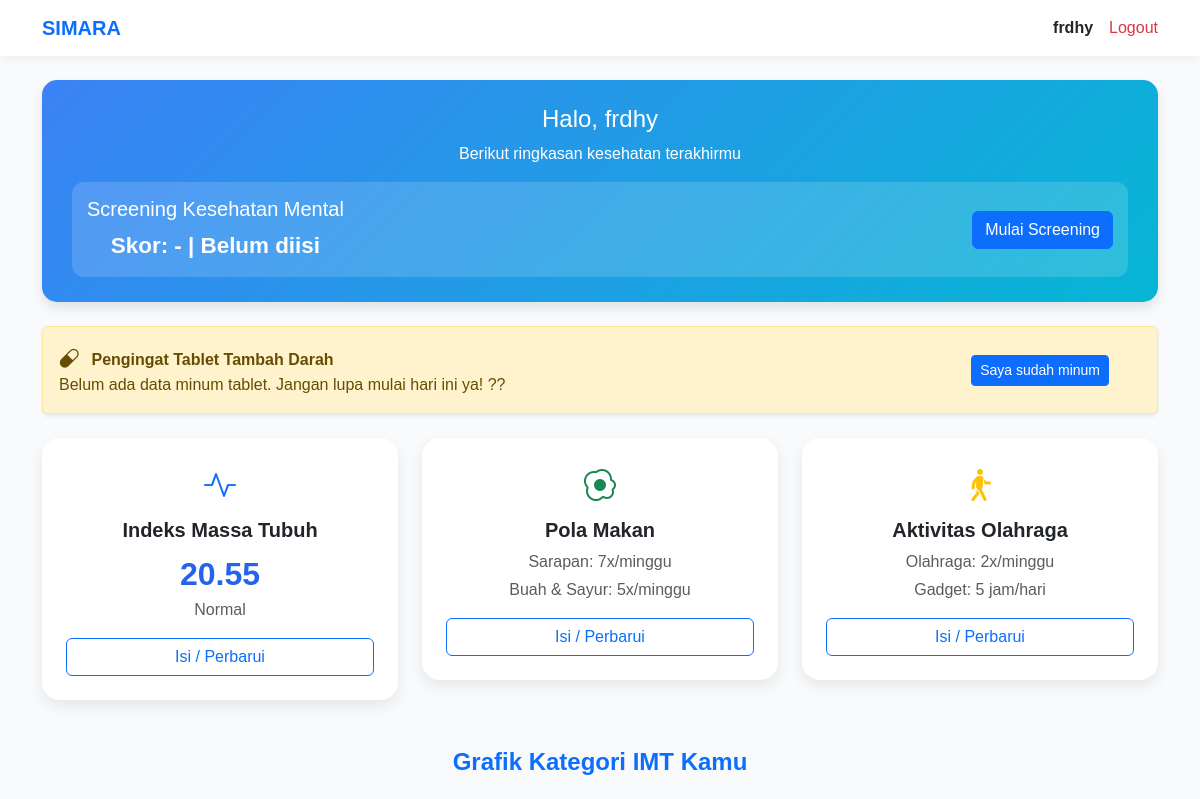
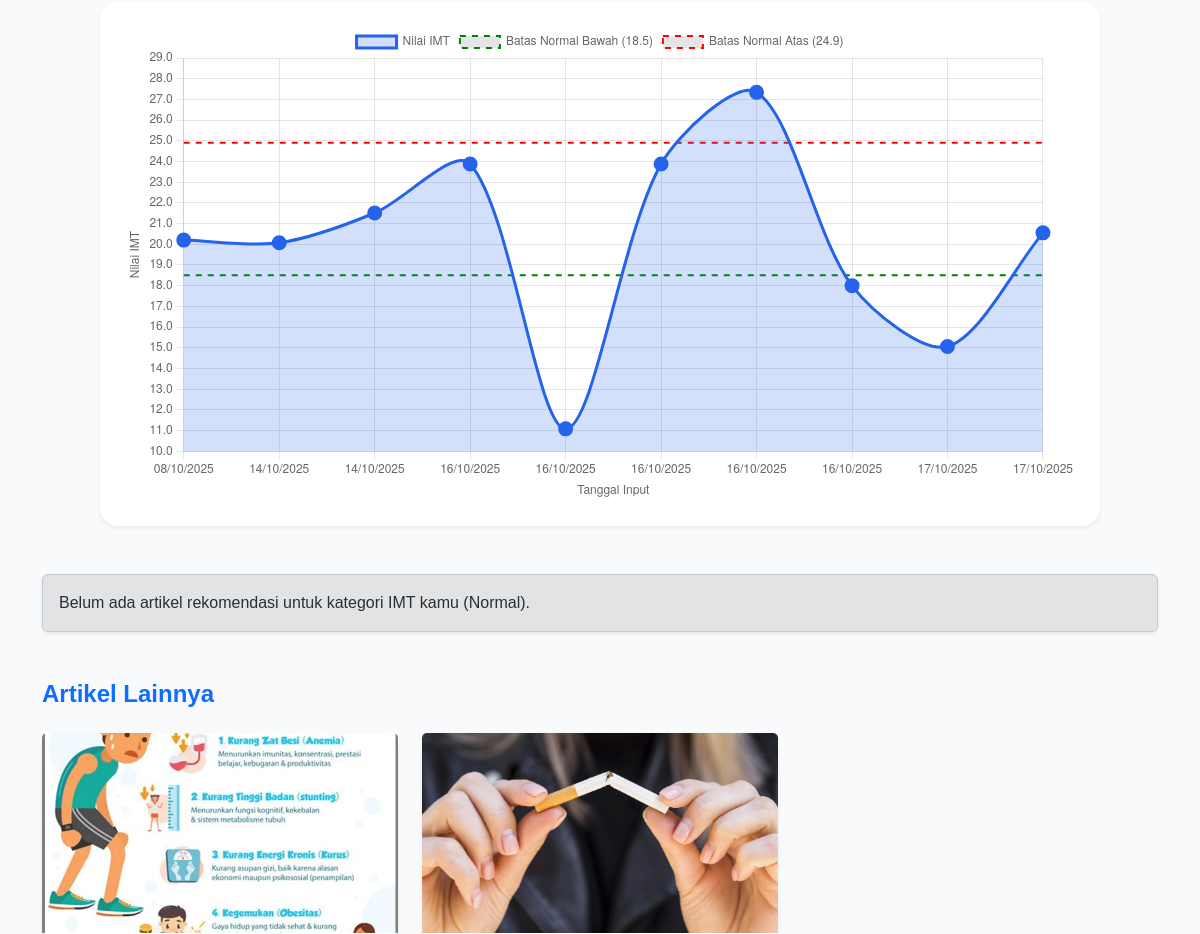
Page /remaja/dashboard.php (signed in, upper part) on the earlier database version (2 pictures, top to bottom).
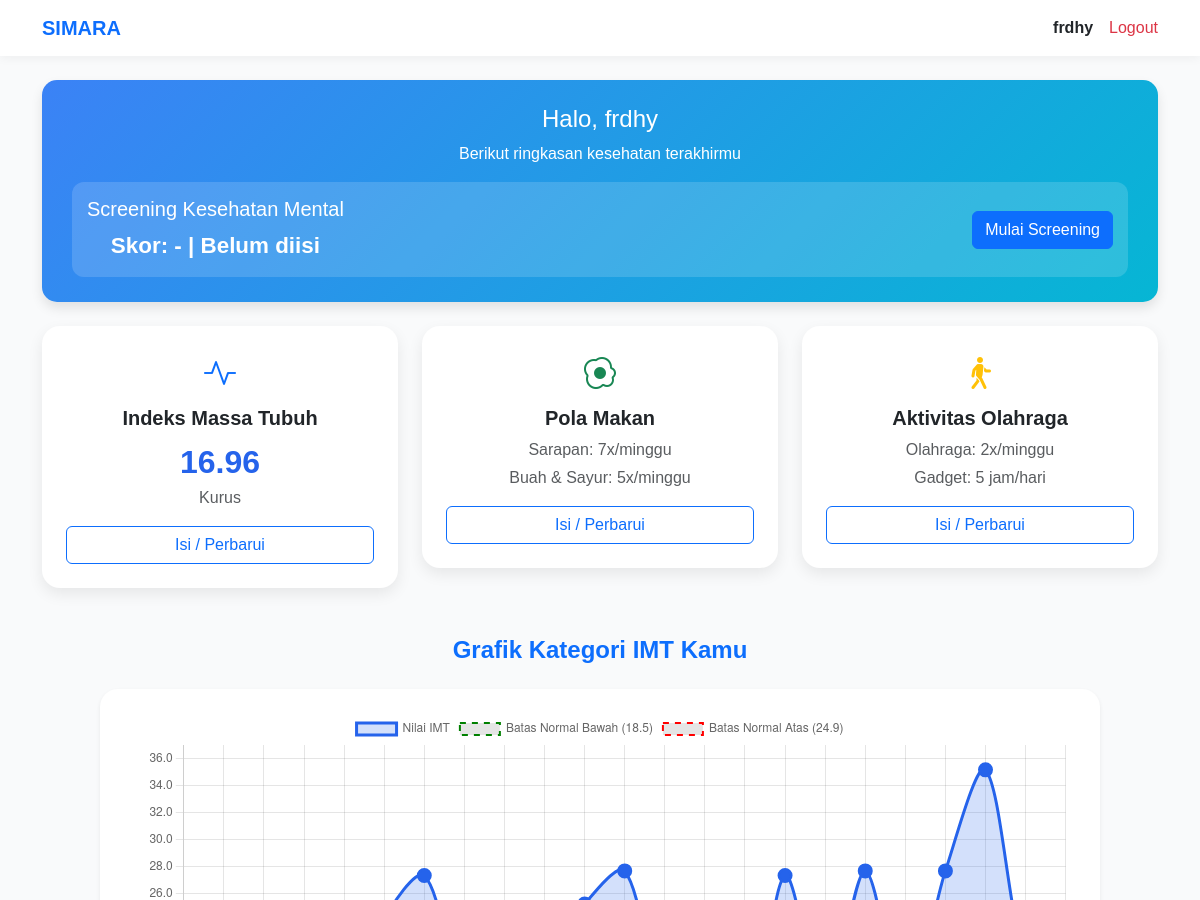
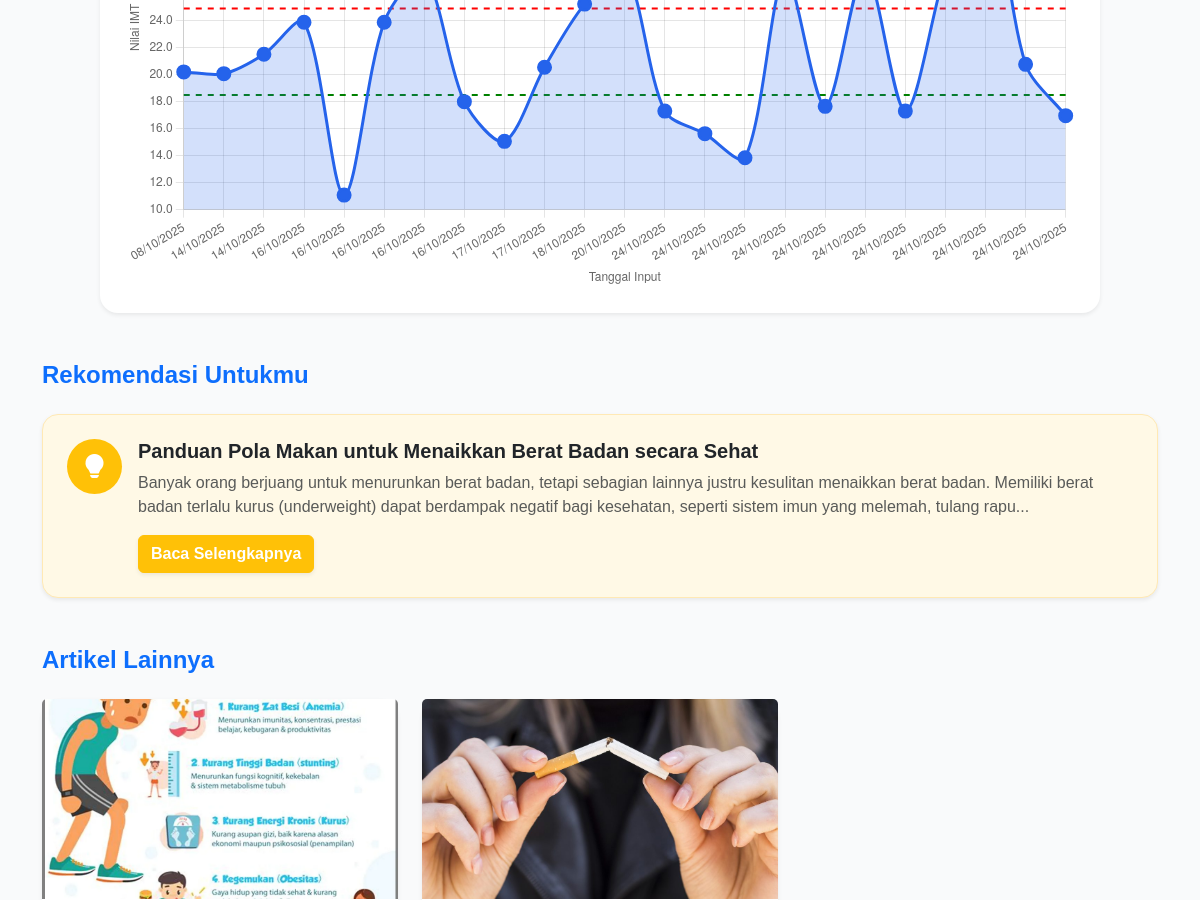
Same page on the later database version (2 pictures, top to bottom).
### tables this page shows
CREATE TABLE `data_imt` (
  `id` int(11) NOT NULL,
  `user_id` int(11) NOT NULL,
  `tinggi_cm` float NOT NULL,
  `berat_kg` float NOT NULL,
  `hasil_imt` float NOT NULL,
  `status_imt` varchar(50) DEFAULT NULL,
  `tanggal_input` datetime DEFAULT current_timestamp()
);

CREATE TABLE `artikel` (
  `id` int(11) NOT NULL,
  `judul` varchar(255) NOT NULL,
  `konten` text NOT NULL,
  `poster` varchar(255) DEFAULT NULL,
  `video` varchar(255) DEFAULT NULL,
  `tanggal` datetime DEFAULT current_timestamp(),
  `kategori_rekomendasi` enum('Kurus','Normal','Gemuk','Obesitas') DEFAULT NULL,
  `foto_lain` text DEFAULT NULL
);

### remaja/dashboard.php (the view, shortened to what the changed rows need)
<?php
require_once '../config/db.php';
$user_id = $_SESSION['user_id'];
$q_imt = mysqli_query($conn, "SELECT * FROM data_imt WHERE user_id='$user_id' ORDER BY tanggal_input DESC LIMIT 1");
$imt = mysqli_fetch_assoc($q_imt);
$imt_value = $imt['hasil_imt'] ?? '-';
$imt_status = $imt['status_imt'] ?? 'Belum diisi';
$q_imt_grafik = mysqli_query($conn, "SELECT tanggal_input, hasil_imt FROM data_imt WHERE user_id='$user_id' ORDER BY tanggal_input ASC");
$imt_labels = [];
$imt_values = [];
while ($row = mysqli_fetch_assoc($q_imt_grafik)) {
    $imt_labels[] = date('d/m/Y', strtotime($row['tanggal_input']));
    $imt_values[] = (float)$row['hasil_imt'];
}
$total_data_imt = count($imt_values);
$artikel_rekomendasi = null;
$kategori = null;
if ($imt_value != '-' && is_numeric($imt_value)) {
    if ($imt_value < 18.5) {
        $kategori = 'Kurus';
    } elseif ($imt_value >= 18.5 && $imt_value < 25) {
        $kategori = 'Normal';
    } elseif ($imt_value >= 25 && $imt_value < 30) {
        $kategori = 'Gemuk';
    } else {
        $kategori = 'Obesitas';
    }
    $stmt = $conn->prepare("SELECT * FROM artikel WHERE kategori_rekomendasi = ? ORDER BY tanggal DESC LIMIT 1");
    $stmt->bind_param("s", $kategori);
    $stmt->execute();
    $result = $stmt->get_result();
    if ($result && $result->num_rows > 0) {
        $artikel_rekomendasi = $result->fetch_assoc();
    }
}
$q_ttd = mysqli_query($conn, "
  SELECT id, tanggal_pemberian, tanggal_minum_terakhir
  FROM pemberian_suplemen
  WHERE user_id = '$user_id' AND tablet_tambah_darah = 1
  ORDER BY tanggal_pemberian DESC
  LIMIT 1
");
$ttd = mysqli_fetch_assoc($q_ttd);
$hari_ini = new DateTime();
$tampilkan_notifikasi = false;
$pesan_notif = "";
if (!$ttd) {
    $tampilkan_notifikasi = true;
    $pesan_notif = "Kamu belum pernah minum tablet tambah darah. Yuk mulai hari ini! ??";
} else {
    $terakhir_minum = !empty($ttd['tanggal_minum_terakhir']) ? new DateTime($ttd['tanggal_minum_terakhir']) : null;
    if ($terakhir_minum) {
        $selisih_hari = $hari_ini->diff($terakhir_minum)->days;
        if ($selisih_hari >= 7) {
            $tampilkan_notifikasi = true;
            $pesan_notif = "Sudah $selisih_hari hari sejak terakhir kamu minum tablet tambah darah. Saatnya minum lagi hari ini! ??";
        }
    } else {
        $tampilkan_notifikasi = true;
        $pesan_notif = "Belum ada data minum tablet. Jangan lupa mulai hari ini ya! ??";
    }
}
?>
<!DOCTYPE html>
<html lang="id">
<head>
<link href="https://cdn.jsdelivr.net/npm/bootstrap@5.3.3/dist/css/bootstrap.min.css" rel="stylesheet">
<link href="https://cdn.jsdelivr.net/npm/bootstrap-icons@1.11.3/font/bootstrap-icons.css" rel="stylesheet">
</head>
<body>
<?php if ($tampilkan_notifikasi): ?>
<div class="container mt-4">
  <div class="alert alert-warning alert-dismissible fade show shadow-sm" role="alert" id="alertTTD">
    <div class="d-flex justify-content-between align-items-center">
      <div>
        <i class="bi bi-capsule me-2 fs-5"></i>
        <strong>Pengingat Tablet Tambah Darah</strong><br>
        <?= htmlspecialchars($pesan_notif); ?>
      </div>
      <button class="btn btn-sm btn-primary ms-3" id="btnSudahMinum">Saya sudah minum</button>
    </div>
  </div>
</div>
<?php endif; ?>
<div class="container mt-4">
  <div class="row g-4">
    <div class="col-md-4">
      <div class="card text-center p-4">
        <div class="mb-2 text-primary"><i class="bi bi-activity" style="font-size: 2rem;"></i></div>
        <h5>Indeks Massa Tubuh</h5>
        <div class="metric-value"><?= $imt_value; ?></div>
        <p class="text-muted"><?= $imt_status; ?></p>
        <a href="input_imt.php" class="btn btn-outline-primary w-100">Isi / Perbarui</a>
      </div>
    </div>
  </div>
</div>
<?php if ($total_data_imt > 0): ?>
<div class="container mt-5">
  <h4 class="mb-4 fw-bold text-primary text-center">Grafik Kategori IMT Kamu</h4>
  <div class="card p-4 shadow-sm chart-container">
    <canvas id="imtLineChart"></canvas>
  </div>
</div>
<?php endif; ?>
<?php if ($artikel_rekomendasi): ?>
<div class="container mt-5">
  <h4 class="fw-bold text-primary mb-4">Rekomendasi Untukmu</h4>
  <div class="p-4 rounded-4 shadow-sm" style="background: #fff9e6; border: 1px solid #ffe9b5;">
    <div class="d-flex align-items-start gap-3">
      <div class="flex-shrink-0">
        <div class="bg-warning rounded-circle d-flex align-items-center justify-content-center" style="width:55px;height:55px;">
          <i class="bi bi-lightbulb-fill text-white fs-4"></i>
        </div>
      </div>
      <div class="flex-grow-1">
        <h5 class="fw-semibold"><?= htmlspecialchars($artikel_rekomendasi['judul']); ?></h5>
        <p class="text-muted mb-3"><?= nl2br(substr(strip_tags($artikel_rekomendasi['konten']), 0, 250)); ?>...</p>
        <a href="artikel_detail.php?id=<?= $artikel_rekomendasi['id']; ?>" class="btn btn-warning text-white fw-semibold shadow-sm">
          Baca Selengkapnya
        </a>
      </div>
    </div>
  </div>
</div>
<?php elseif ($imt_value != '-'): ?>
<div class="container mt-5">
  <div class="alert alert-secondary shadow-sm">Belum ada artikel rekomendasi untuk kategori IMT kamu (<?= htmlspecialchars($imt_status); ?>).</div>
</div>
<?php endif; ?>
<?php if ($total_data_imt > 0): ?>
<script>
const labels = <?= json_encode($imt_labels) ?>;
const values = <?= json_encode($imt_values) ?>;
const ctx = document.getElementById('imtLineChart').getContext('2d');
// Hitung min dan max nilai Y agar grafik dinamis
const minValue = Math.min(...values);
const maxValue = Math.max(...values);
const padding = 1;
const yMin = Math.floor(minValue - padding);
const yMax = Math.ceil(maxValue + padding);
new Chart(ctx, {
  type: 'line',
  data: {
    labels: labels,
    datasets: [
      {
        label: 'Nilai IMT',
        data: values,
        borderColor: '#2563eb',
        backgroundColor: 'rgba(37, 99, 235, 0.2)',
        borderWidth: 3,
        tension: 0.3,
        fill: true,
        pointRadius: 6,
        pointBackgroundColor: '#2563eb'
      },
      {
        label: 'Batas Normal Bawah (18.5)',
        data: Array(values.length).fill(18.5),
        borderColor: 'green',
        borderWidth: 2,
        borderDash: [6, 6],
        pointRadius: 0,
        fill: false
      },
      {
        label: 'Batas Normal Atas (24.9)',
        data: Array(values.length).fill(24.9),
        borderColor: 'red',
        borderWidth: 2,
        borderDash: [6, 6],
        pointRadius: 0,
        fill: false
      }
    ]
  },
  options: {
    responsive: true,
    scales: {
      y: {
        suggestedMin: yMin,
        suggestedMax: yMax,
        ticks: {
          stepSize: 1,
          callback: function(value) {
            return value.toFixed(1);
          }
        },
        title: { display: true, text: 'Nilai IMT' }
      },
      x: {
        title: { display: true, text: 'Tanggal Input' }
      }
    },
    plugins: {
      tooltip: {
        callbacks: {
          label: function(context) {
            return 'IMT: ' + context.parsed.y.toFixed(1);
          }
        }
      },
      legend: { display: true }
    }
  }
});
</script>
<?php endif; ?>
</body>
</html>

Differences in the rows shown:
no longer on this page (row unchanged): data_imt: hasil_imt "20.55", status_imt "Normal"
added data_imt: hasil_imt "16.96", status_imt "Kurus"
added artikel: judul "Panduan Pola Makan untuk Menaikkan Berat Badan secara Sehat", konten "Banyak orang berjuang untuk menurunkan berat badan, tetapi sebagian lainnya justru kesulitan menaikkan berat badan. Memiliki berat badan terlalu kurus (underweight) dapat berdampak negatif bagi kesehatan, seperti sistem imun yang melemah, tulang rapu"
Other differences:
chart data {{ json_encode($imt_values) }}: [20.202,20.07,21.51,23.88,11.08,23.88,27.34,18,15.06,20.55] → [20.202,20.07,21.51,23.88,11.08,23.88,27.34,18,15.06,20.55,25.22,27.68,17.3,15.63,13.84,27.34,17.65,27.68,17.3,27.68,35.16,20.76,16.96]
$pesan_notif: "Belum ada data minum tablet. Jangan lupa mulai hari ini ya! ??" → (not shown)
text no longer shown: "Pengingat Tablet Tambah Darah Saya sudah minum Belum ada artikel rekomendasi untuk kategori IMT kamu ( )."
text now shown: "Rekomendasi Untukmu ... Baca Selengkapnya"
